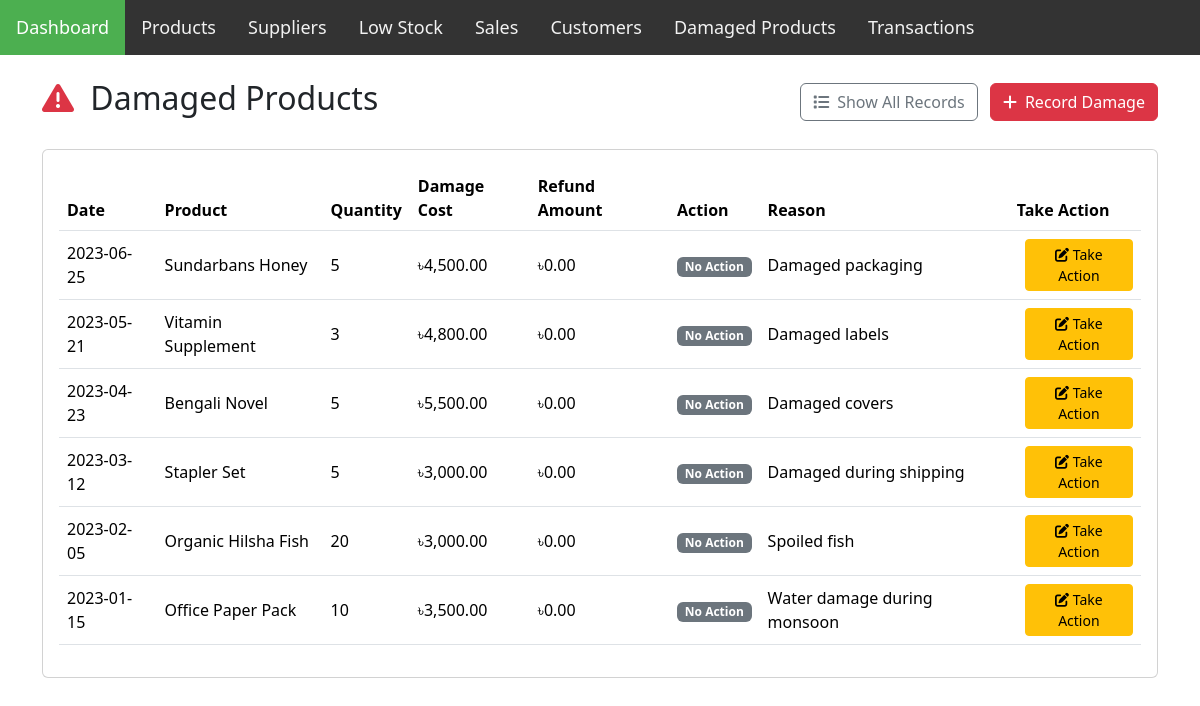
Page /damaged_products.php on the committed database.
### tables this page shows
CREATE TABLE DamagedProduct (
    damage_id INT PRIMARY KEY AUTO_INCREMENT,
    product_id INT NOT NULL,
    quantity_damaged INT NOT NULL,
    damage_cost DECIMAL(10,2) NOT NULL,
    refund_amount DECIMAL(10,2),
    action_taken ENUM('Refunded', 'Replaced', 'No Action') NOT NULL DEFAULT 'No Action',
    reason TEXT,
    damage_date DATETIME NOT NULL DEFAULT CURRENT_TIMESTAMP,

    FOREIGN KEY (product_id) REFERENCES Product(product_id) ON DELETE CASCADE
);

CREATE TABLE Product (
    product_id INT PRIMARY KEY AUTO_INCREMENT,
    name VARCHAR(255) NOT NULL,
    company_id INT NOT NULL,
    stock_quantity INT NOT NULL,
    unit_price DECIMAL(10,2) NOT NULL,
    restock_threshold INT,

    FOREIGN KEY (company_id) REFERENCES Company(company_id) ON DELETE CASCADE
);

### damaged_products.php (the view, shortened to what this page needs)
<?php
$database = new Database();
$db = $database->getConnection();
?>
<!DOCTYPE html>
<html lang="en">
<head>
    <link rel="stylesheet" href="assets/style.css">
    <link
        rel="stylesheet"
        href="https://cdnjs.cloudflare.com/ajax/libs/font-awesome/6.7.2/css/all.min.css"
    >
    <link href="https://cdn.jsdelivr.net/npm/bootstrap@5.3.5/dist/css/bootstrap.min.css" rel="stylesheet">
</head>
<body>
     <header class="header">
        <?php include 'assets/navbar.php'; ?>
    </header>
    <main class="container mt-4">
        <div class="d-flex justify-content-between align-items-center mb-4">
            <h2>
                <i class="fas fa-exclamation-triangle text-danger me-2"></i>
                Damaged Products
            </h2>
            <div>
                <button class="btn btn-outline-secondary me-2" id="toggleView">
                    <i class="fas fa-list me-2"></i>Show All Records
                </button>
                <button class="btn btn-danger" data-bs-toggle="modal" data-bs-target="#recordDamageModal">
                    <i class="fas fa-plus me-2"></i>Record Damage
                </button>
            </div>
        </div>
        <div class="card">
            <div class="card-body">
                <div class="table-responsive">
                    <table class="table table-hover align-middle">
                        <thead>
                            <tr>
                                <th>Date</th>
                                <th>Product</th>
                                <th>Quantity</th>
                                <th>Damage Cost</th>
                                <th>Refund Amount</th>
                                <th>Action</th>
                                <th>Reason</th>
                                <th>Take Action</th>
                            </tr>
                        </thead>
                        <tbody id="damageTable">
                            <?php
                            try {
                                $query = "SELECT
                                            d.damage_id,
                                            d.damage_date,
                                            p.name AS product_name,
                                            d.quantity_damaged,
                                            d.damage_cost,
                                            d.refund_amount,
                                            d.action_taken,
                                            d.reason
                                        FROM DamagedProduct d
                                        JOIN Product p ON d.product_id = p.product_id
                                        WHERE d.action_taken = 'No Action'
                                        ORDER BY d.damage_date DESC";
                                $stmt = $db->prepare($query);
                                $stmt->execute();
                                while ($row = $stmt->fetch(PDO::FETCH_ASSOC)) {
                                    $badge_class = match($row['action_taken']) {
                                        'Refunded' => 'bg-warning',
                                        'Replaced' => 'bg-info',
                                        'No Action' => 'bg-secondary',
                                        default => 'bg-danger'
                                    };
                                    ?>
                                    <tr>
                                        <td><?= date('Y-m-d', strtotime($row['damage_date'])) ?></td>
                                        <td><?= htmlspecialchars($row['product_name']) ?></td>
                                        <td><?= $row['quantity_damaged'] ?></td>
                                        <td>৳<?= number_format($row['damage_cost'], 2) ?></td>
                                        <td>৳<?= number_format($row['refund_amount'], 2) ?></td>
                                        <td><span class="badge <?= $badge_class ?>"><?= $row['action_taken'] ?></span></td>
                                        <td><?= htmlspecialchars($row['reason'] ?: '-') ?></td>
                                        <td>
                                            <?php if($row['action_taken'] === 'No Action'): ?>
                                            <button class="btn btn-sm btn-warning ms-2" onclick="showActionModal(<?= $row['damage_id'] ?>)">
                                                <i class="fas fa-edit"></i> Take Action
                                            </button>
                                            <?php endif; ?>
                                        </td>
                                    </tr>
                                    <?php
                                }
                            } catch(PDOException $e) {
                                echo "<tr><td colspan='8' class='text-center text-danger'>Error loading damage records</td></tr>";
                                error_log("Error fetching damage records: " . $e->getMessage());
                            }
                            ?>
                        </tbody>
                    </table>
                </div>
            </div>
        </div>
    </main>
</body>
</html>

### rows in the picture
damagedproduct: damage_date "2023-06-25", product.name "Sundarbans Honey", quantity_damaged "5", damage_cost "4,500.00", refund_amount "0.00", action_taken "No Action", reason "Damaged packaging"
damagedproduct: damage_date "2023-05-21", product.name "Vitamin Supplement", quantity_damaged "3", damage_cost "4,800.00", refund_amount "0.00", action_taken "No Action", reason "Damaged labels"
damagedproduct: damage_date "2023-04-23", product.name "Bengali Novel", quantity_damaged "5", damage_cost "5,500.00", refund_amount "0.00", action_taken "No Action", reason "Damaged covers"
damagedproduct: damage_date "2023-03-12", product.name "Stapler Set", quantity_damaged "5", damage_cost "3,000.00", refund_amount "0.00", action_taken "No Action", reason "Damaged during shipping"
damagedproduct: damage_date "2023-02-05", product.name "Organic Hilsha Fish", quantity_damaged "20", damage_cost "3,000.00", refund_amount "0.00", action_taken "No Action", reason "Spoiled fish"
damagedproduct: damage_date "2023-01-15", product.name "Office Paper Pack", quantity_damaged "10", damage_cost "3,500.00", refund_amount "0.00", action_taken "No Action", reason "Water damage during monsoon"
